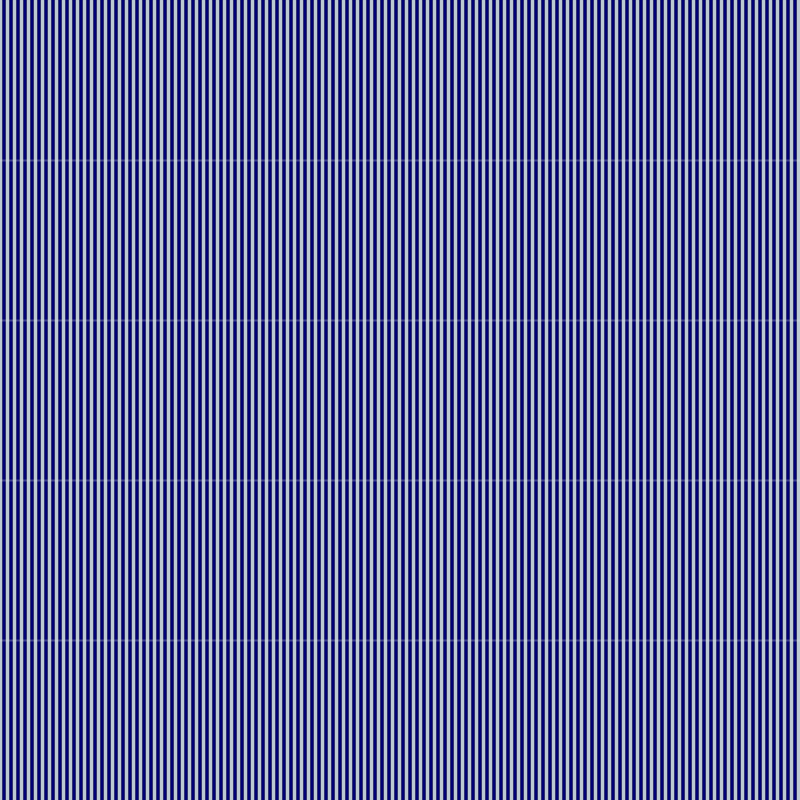
Frame 1 (no input)
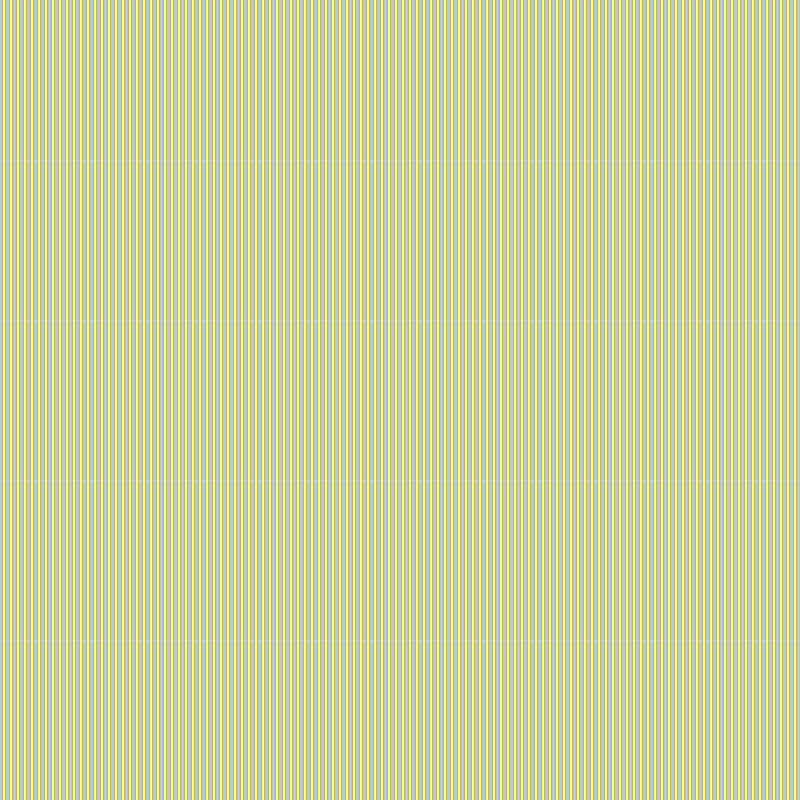
Frame 2 (the mouse pressed at the canvas centre, redrawn once)

The Processing sketch that drew these frames (run headless with seeded random() and noise(); the mouse was pressed at the canvas centre and the sketch redrawn once):

// Processing sketch: Recreation_ParkSeoBo
// ── Recreation_ParkSeoBo.pde
void setup() {
  size(800, 800);
  noLoop();
}

void draw() {
    background(mouseX, mouseY, 116);
    
    for (int x = 0; x < width; x = x + 7) {
      strokeWeight(4);
      stroke(104, 105, 111);
      line(x, 0, x, height);
    }
      
    for (int x = 0; x < width; x = x + 7) {
      strokeWeight(3);
      stroke(187, 201, 210);
      line(x, 0, x, height);
    }  
    for (int y = 160; y < height; y = y + 160){
      strokeWeight(2);
      stroke(217, 226, 232, 70);
      line(0, y, width, y);
    }
        
    if (keyPressed) {
      if (key == 's') {
        noStroke();
        fill(187, 201, 210);
        rect(350, 200, mouseX, mouseY);
      }
    }
    
      if (keyPressed) {
        if (key == 'd') {
          noStroke();
          fill(187, 201, 210);
          rect(100, 100, mouseX, mouseY);
        }
      }
    
}

void mouseMoved(){
  redraw();
}
